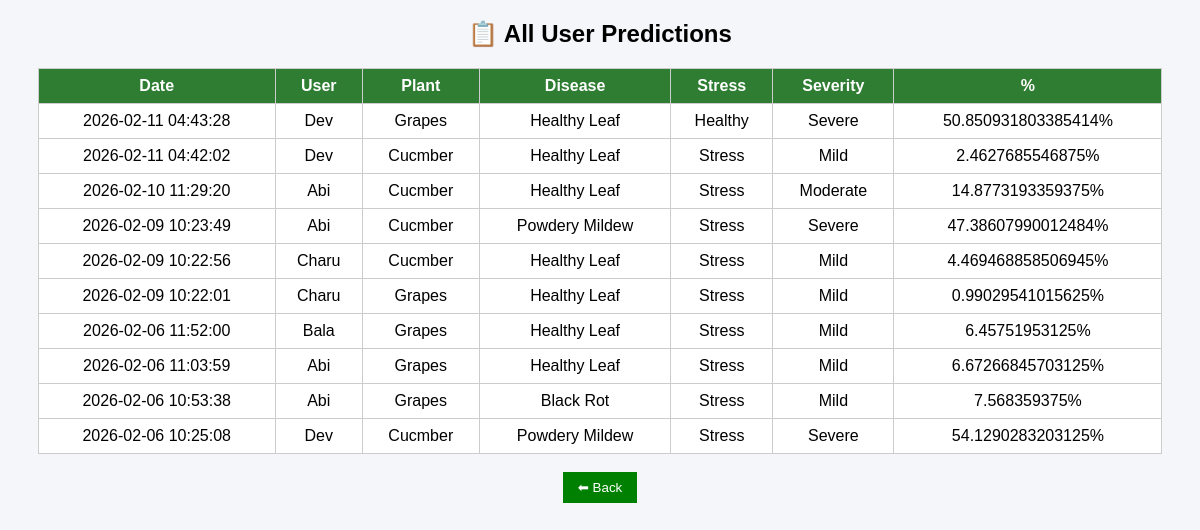
The app's page /admin_table (signed in) with its own data.
### tables this page shows
CREATE TABLE predictions (
        id INTEGER PRIMARY KEY AUTOINCREMENT,
        username TEXT,
        plant_name TEXT,
        disease TEXT,
        stress TEXT,
        severity TEXT,
        severity_percent REAL,
        soil REAL,
        humidity REAL,
        temperature REAL,
        ph REAL,
        date TIMESTAMP DEFAULT CURRENT_TIMESTAMP
    );

### app.py (the view)
@app.route("/admin_table")
def table():
    if session.get("role") != "admin":
        return redirect("/")
    conn = sqlite3.connect("crop.db")
    df = pd.read_sql_query("SELECT * FROM predictions ORDER BY date DESC", conn)
    conn.close()
    records = df.to_dict(orient="records")
    return render_template(
        "admin_table.html",
        username=session["username"],
        records=records
    )

### templates/admin_table.html (shortened to what this page needs)
<!DOCTYPE html>
<html>
<head>
</head>
<body>
<h2>📋 All User Predictions</h2>
<table>
    <tr>
        <th>Date</th>
        <th>User</th>
        <th>Plant</th>
        <th>Disease</th>
        <th>Stress</th>
        <th>Severity</th>
        <th>%</th>
    </tr>
    {% for r in records %}
    <tr>
        <td>{{ r.date }}</td>
        <td>{{ r.username }}</td>
        <td>{{ r.plant_name }}</td>
        <td>{{ r.disease }}</td>
        <td>{{ r.stress }}</td>
        <td>{{ r.severity }}</td>
        <td>{{ r.severity_percent }}%</td>
    </tr>
    {% endfor %}
</table>
<br>
<center><a href="/admin"><button class="btn">⬅ Back</button></a></center>
</body>
</html>

### templates/admin_table.html (style rules this page uses)
body { font-family: Arial; background:#f4f6f9; }
table { border-collapse: collapse; width: 95%; margin:auto; background:white; }
th, td { border:1px solid #ccc; padding:8px; text-align:center; }
th { background:#2e7d32; color:white; }
h2 { text-align:center; }
.btn { padding:8px 15px; background:green; color:white; border:none; }

### records on screen
predictions: date "2026-02-11 04:43:28", username "Dev", plant_name "Grapes", disease "Healthy Leaf", stress "Healthy", severity "Severe", severity_percent "50.850931803385414"
predictions: date "2026-02-11 04:42:02", username "Dev", plant_name "Cucmber", disease "Healthy Leaf", stress "Stress", severity "Mild", severity_percent "2.4627685546875"
predictions: date "2026-02-10 11:29:20", username "Abi", plant_name "Cucmber", disease "Healthy Leaf", stress "Stress", severity "Moderate", severity_percent "14.8773193359375"
predictions: date "2026-02-09 10:23:49", username "Abi", plant_name "Cucmber", disease "Powdery Mildew", stress "Stress", severity "Severe", severity_percent "47.38607990012484"
predictions: date "2026-02-09 10:22:56", username "Charu", plant_name "Cucmber", disease "Healthy Leaf", stress "Stress", severity "Mild", severity_percent "4.469468858506945"
predictions: date "2026-02-09 10:22:01", username "Charu", plant_name "Grapes", disease "Healthy Leaf", stress "Stress", severity "Mild", severity_percent "0.99029541015625"
predictions: date "2026-02-06 11:52:00", username "Bala", plant_name "Grapes", disease "Healthy Leaf", stress "Stress", severity "Mild", severity_percent "6.45751953125"
predictions: date "2026-02-06 11:03:59", username "Abi", plant_name "Grapes", disease "Healthy Leaf", stress "Stress", severity "Mild", severity_percent "6.67266845703125"
predictions: date "2026-02-06 10:53:38", username "Abi", plant_name "Grapes", disease "Black Rot", stress "Stress", severity "Mild", severity_percent "7.568359375"
predictions: date "2026-02-06 10:25:08", username "Dev", plant_name "Cucmber", disease "Powdery Mildew", stress "Stress", severity "Severe", severity_percent "54.1290283203125"
